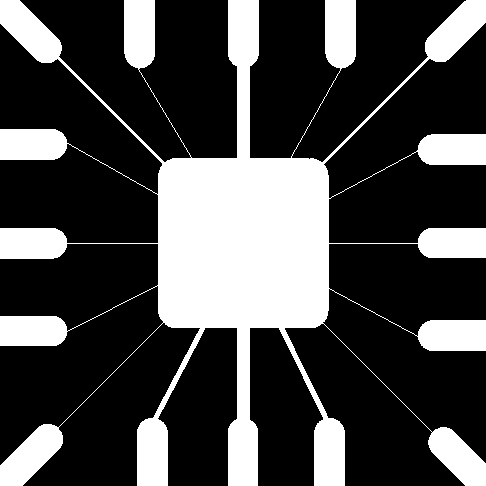
%> input picture DIP/PROJECT 09-01 Morphological and Other Set Operations/wirebondmask.tif, 486 x 486 px
$ octave Morphological_Run.m   (GNU Octave 9; MATLAB toolbox functions it lacks are replaced by stand-ins)
%> lines starting %> are read from the running program, lines starting %| are printed output that depends on the picture; in (x1, y1, x2, y2) boxes, pixels count from 0 and x2, y2 are one past the last pixel; in counts of white or black regions, pixels touching at a corner belong together; the program's own positions count from 1
%> `image=imread('wirebondmask.tif');`: image: size 486x486 logical; 28.1% white; 1 white region, box (x1, y1, x2, y2) and area: (0, 0, 486, 486) 66259
### DIP/PROJECT 09-01 Morphological and Other Set Operations/IPdilate.m
function [F] = IPdilate(f)
%image matrix - image matrix as parameter
%Preparing the image
[M,N] = size(f);
%> M = 486; N = 486
%Padding the image
P = M + 2;
%> P = 488
Q = N + 2;
%> Q = 488
F = zeros(P,Q);
F (2:(M+1),2:(N+1)) = f;
%> F: size 488x488 double; values 0 (black) and 1 (white), 27.8% white; 1 white region, box (x1, y1, x2, y2) and area: (1, 1, 487, 487) 66259
%Performing Dilating
for i = 2:(M+1)
    for j = 2:(N+1)
        if (F(i,j) == 1)
            if (F(i-1,j) == 0)
                F(i-1,j) = -1;
            end;
            if (F(i,j-1) == 0)
                F(i,j-1) = -1;
            end;
            if (F(i+1,j) == 0)
                F(i+1,j) = -1;
            end;
            if (F(i,j+1) == 0)
                F(i,j+1) = -1;
            end;
            if (F(i-1,j-1) == 0)
                F(i-1,j-1) = -1;
            end
            if (F(i+1,j-1) == 0)
                F(i+1,j-1) = -1;
            end
            if (F(i-1,j+1) == 0)
                F(i-1,j+1) = -1;
            end
            if (F(i+1,j+1) == 0)
                F(i+1,j+1) = -1;
            end
        end
    end
end
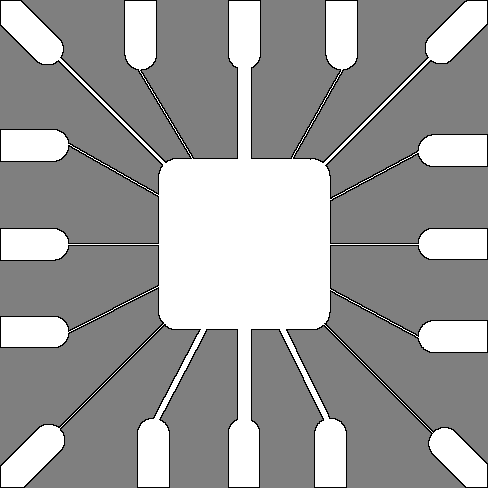
%> F: size 488x488 double; min -1, max 1, mean 0.242; drawn with min black and max white
%Crop image to original size
F = F(2:(M+1),2:(N+1));
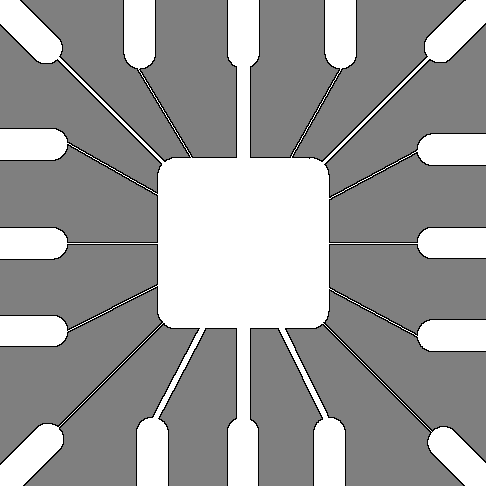
%> F: size 486x486 double; min -1, max 1, mean 0.247; drawn with min black and max white
%Preparing the result
F = F.^2;
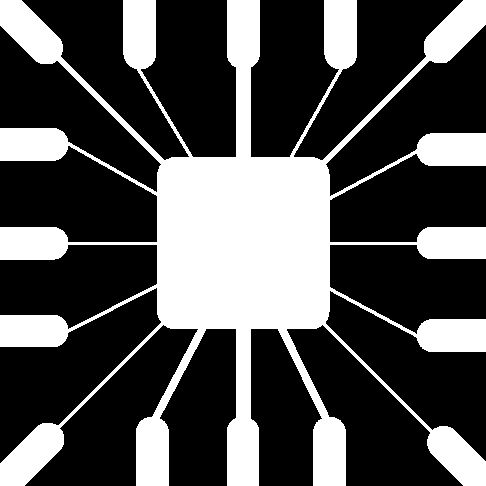
%> F: size 486x486 double; values 0 (black) and 1 (white), 31.4% white; 1 white region, box (x1, y1, x2, y2) and area: (0, 0, 486, 486) 74210
return

### DIP/PROJECT 09-01 Morphological and Other Set Operations/IPerode.m
function [F] = IPerode(F)
%image - image url as parameter
%Preparing the image
[M,N] = size(F);
%Get image complement
F = F - 1;
F = F.^2;
%Get Dilation of image complement
F = IPdilate(F);
%> in IPdilate (call 2), `F (2:(M+1),2:(N+1)) = f;`:
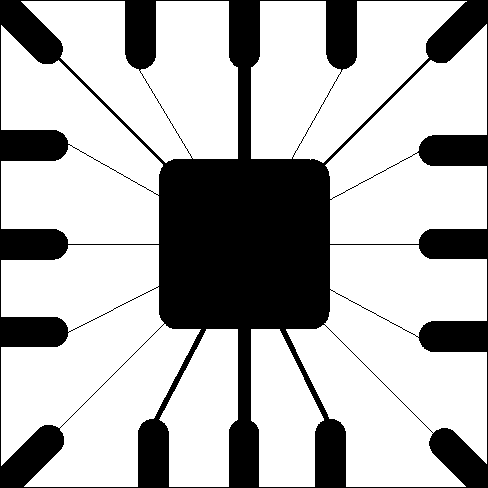
%> F: size 488x488 double; values 0 (black) and 1 (white), 71.4% white; 1 black region, box (x1, y1, x2, y2) and area: (0, 0, 488, 488) 68207
%> after the loop in IPdilate (call 2), `for i = 2:(M+1)`:
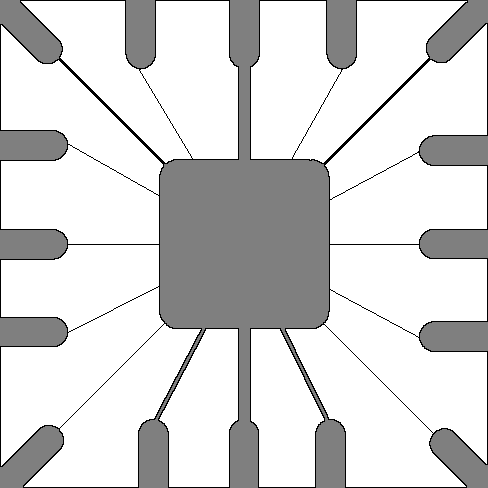
%> F: size 488x488 double; 3.15% of pixels changed, all inside (x1, y1, x2, y2) = (0, 0, 488, 488); drawn with min black and max white
%> in IPdilate (call 2), `F = F(2:(M+1),2:(N+1));`:
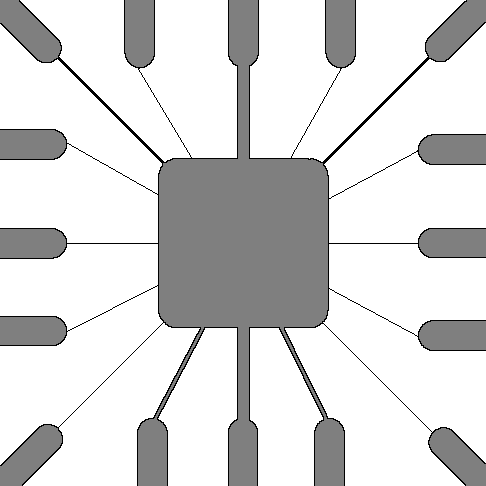
%> F: size 486x486 double; min -1, max 1, mean 0.694; drawn with min black and max white
%> in IPdilate (call 2), `F = F.^2;`:
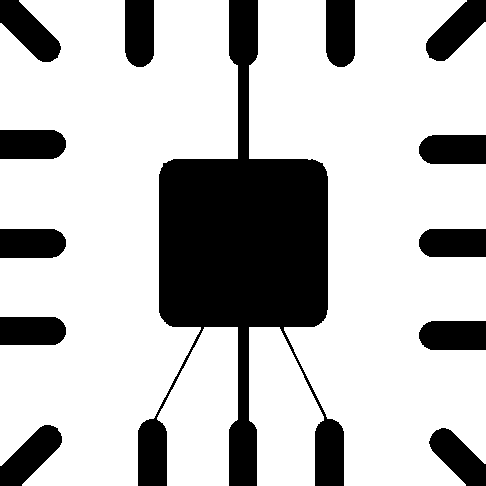
%> F: size 486x486 double; values 0 (black) and 1 (white), 74.5% white; 13 black regions, largest, box (x1, y1, x2, y2) and area: (138, 0, 344, 486) 37969, (0, 425, 62, 486) 1969, (0, 0, 61, 62) 1965
%Reverse the image complement
F = F - 1;
F = F.^2;
return

### DIP/PROJECT 09-01 Morphological and Other Set Operations/Morphological_Run.m
clear all
close all
clc
%%
image=imread('wirebondmask.tif');
[Dilate] = IPdilate(image);
[Erode] = IPerode(image);
%%
subplot(131)
imshow(image);
title('Original image','FontSize',30);
subplot(132)
imshow(Dilate);
title('Dilate image','FontSize',30);
subplot(133)
imshow(Erode);
title('Erode of the image','FontSize',30);
